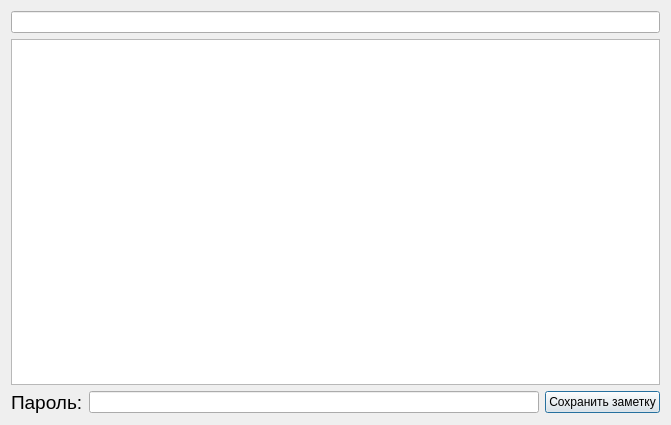
<?xml version="1.0" encoding="UTF-8"?>
<ui version="4.0">
 <class>newnoteeditor</class>
 <widget class="QDialog" name="newnoteeditor">
  <property name="windowModality">
   <enum>Qt::ApplicationModal</enum>
  </property>
  <property name="geometry">
   <rect>
    <x>0</x>
    <y>0</y>
    <width>671</width>
    <height>425</height>
   </rect>
  </property>
  <property name="windowTitle">
   <string>Новая заметка</string>
  </property>
  <layout class="QGridLayout" name="gridLayout">
   <item row="0" column="0">
    <widget class="QLineEdit" name="titleofnote"/>
   </item>
   <item row="2" column="0">
    <widget class="QPlainTextEdit" name="TextEditor">
     <property name="plainText">
      <string/>
     </property>
    </widget>
   </item>
   <item row="3" column="0">
    <layout class="QHBoxLayout" name="horizontalLayout_2">
     <item>
      <widget class="QLabel" name="label">
       <property name="font">
        <font>
         <pointsize>14</pointsize>
         <italic>false</italic>
        </font>
       </property>
       <property name="text">
        <string>Пароль:</string>
       </property>
      </widget>
     </item>
     <item>
      <widget class="QLineEdit" name="Password">
       <property name="enabled">
        <bool>true</bool>
       </property>
       <property name="echoMode">
        <enum>QLineEdit::Password</enum>
       </property>
      </widget>
     </item>
     <item>
      <widget class="QPushButton" name="SaveButton">
       <property name="text">
        <string>Сохранить заметку</string>
       </property>
      </widget>
     </item>
    </layout>
   </item>
  </layout>
 </widget>
 <resources/>
 <connections/>
</ui>
